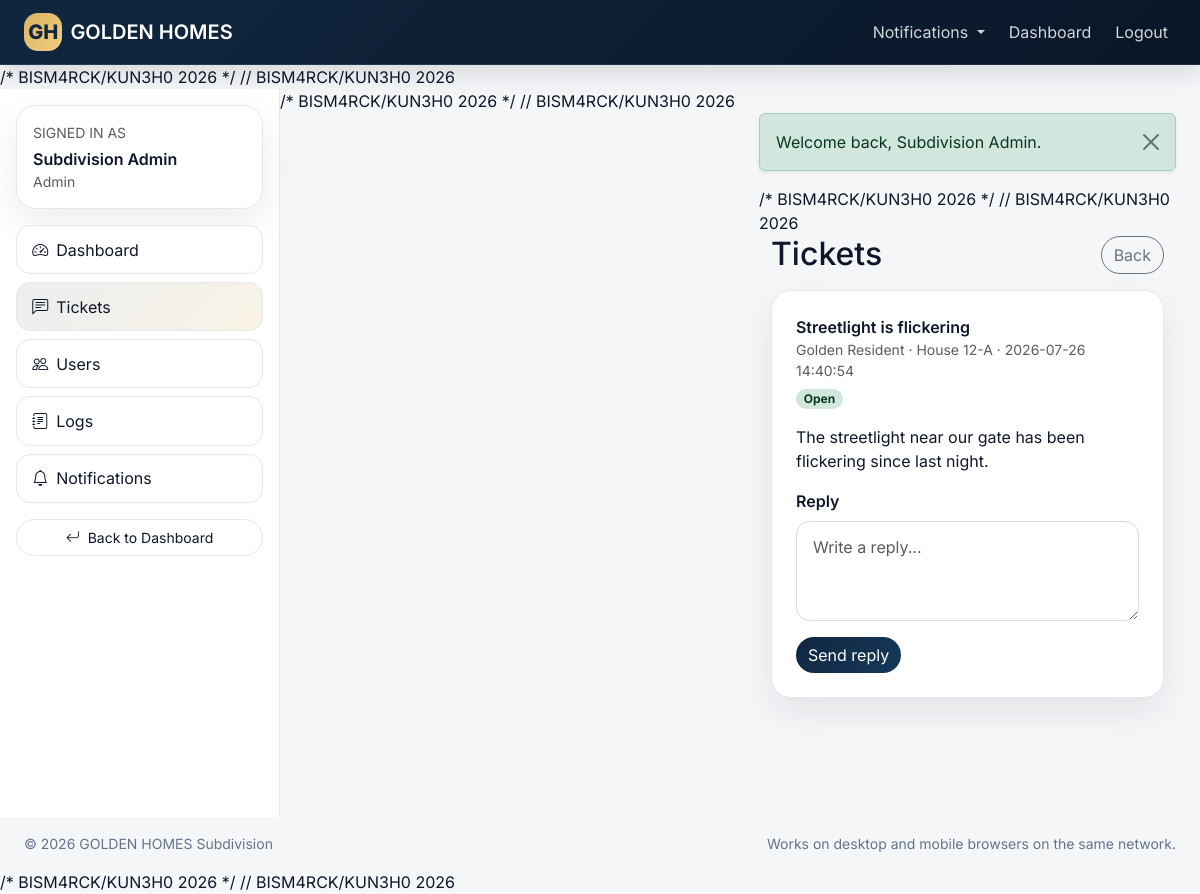
/admin/tickets.php (signed in), run on the app's committed database.
### tables this page shows
CREATE TABLE concerns (
    id BIGINT UNSIGNED AUTO_INCREMENT PRIMARY KEY,
    resident_id BIGINT UNSIGNED NULL,
    sender_name VARCHAR(150) NOT NULL,
    sender_role ENUM('resident', 'admin') NOT NULL DEFAULT 'resident',
    house_number VARCHAR(50) NULL,
    subject VARCHAR(150) NOT NULL,
    message TEXT NOT NULL,
    reply TEXT NULL,
    status ENUM('open', 'closed') NOT NULL DEFAULT 'open',
    replied_by BIGINT UNSIGNED NULL,
    replied_at DATETIME NULL,
    created_at TIMESTAMP DEFAULT CURRENT_TIMESTAMP,
    updated_at TIMESTAMP DEFAULT CURRENT_TIMESTAMP ON UPDATE CURRENT_TIMESTAMP,
    CONSTRAINT fk_concerns_resident FOREIGN KEY (resident_id) REFERENCES residents(id) ON DELETE SET NULL,
    CONSTRAINT fk_concerns_replied_by FOREIGN KEY (replied_by) REFERENCES users(id) ON DELETE SET NULL
);

### app/Controllers.php (called while the page is built, shortened)
<?php
class AdminController
{
    public function tickets(): void
    {
        View::render('admin/tickets', ['pageTitle' => 'Tickets', 'tickets' => TicketModel::all()]);
    }
}

### admin/tickets.php (called while the page is built, shortened)
<?php
(new AdminController())->tickets();

### app/Models.php (called while the page is built, shortened)
<?php
class TicketModel
{
    public static function all(): array
    {
        return Database::pdo()->query("
            SELECT c.*, u.full_name AS replied_by_name
            FROM concerns c
            LEFT JOIN users u ON u.id = c.replied_by
            ORDER BY c.created_at DESC
        ")->fetchAll();
    }
}

### app/views/admin/tickets.php (the view, shortened to what this page needs)
<?php
include app_path('views/layouts/header.php');
?>
<div class="container-fluid">
    <div class="d-flex justify-content-between align-items-center mb-3">
        <h2 class="mb-0">Tickets</h2>
        <a class="btn btn-outline-secondary rounded-pill" href="<?= e(url('admin/dashboard.php')) ?>">Back</a>
    </div>
    <div class="d-grid gap-3">
        <?php foreach ($tickets as $t): ?>
            <div class="gh-card p-4">
                <div class="d-flex justify-content-between align-items-center gap-2 flex-wrap">
                    <div>
                        <div class="fw-semibold"><?= e($t['subject']) ?></div>
                        <div class="small text-muted"><?= e($t['sender_name']) ?> · House <?= e($t['house_number']) ?> · <?= e($t['created_at']) ?></div>
                    </div>
                    <span class="badge rounded-pill <?= e(gate_badge($t['status'])) ?>"><?= e(ucfirst($t['status'])) ?></span>
                </div>
                <div class="mt-3"><?= e($t['message']) ?></div>
                <?php if (!empty($t['reply'])): ?>
                    <div class="mt-3 p-3 rounded-4 bg-light border">
                        <div class="small text-uppercase text-muted">Reply</div>
                        <div><?= e($t['reply']) ?></div>
                    </div>
                <?php else: ?>
                    <form method="post" action="<?= e(url('admin/tickets.php')) ?>" class="mt-3">
                        <label class="form-label">Reply</label>
                        <textarea class="form-control" name="reply" rows="3" placeholder="Write a reply..."></textarea>
                        <button class="btn gh-primary rounded-pill mt-3" type="submit">Send reply</button>
                    </form>
                <?php endif; ?>
            </div>
        <?php endforeach; ?>
    </div>
</div>
<?php
include app_path('views/layouts/footer.php');

### app/views/layouts/header.php (shortened to what this page needs)
<?php
$user = current_user();
?>
<!doctype html>
<html lang="en">
<head>
    <link href="https://cdn.jsdelivr.net/npm/bootstrap@5.3.3/dist/css/bootstrap.min.css" rel="stylesheet">
    <link href="https://cdn.jsdelivr.net/npm/bootstrap-icons@1.11.3/font/bootstrap-icons.min.css" rel="stylesheet">
    <link href="<?= e(asset('css/app.css')) ?>" rel="stylesheet">
</head>
<body class="<?= $user ? 'gh-app-body' : 'gh-landing-body' ?>">
<?php include app_path('views/partials/topbar.php'); ?>
<?php if ($user): ?>
<div class="gh-app-shell">
    <?php include app_path('views/partials/sidebar.php'); ?>
    <main class="gh-main">
        <div class="container-fluid px-3 px-lg-4 py-4">
<?php else: ?>
<main class="gh-landing-main">
    <div class="container-fluid px-3 px-lg-4 py-4">
<?php endif; ?>
<?php flash(); ?>
/* BISM4RCK/KUN3H0 2026 */
// BISM4RCK/KUN3H0 2026

### app/views/partials/topbar.php (shortened to what this page needs)
<?php
$user = current_user();
?>
<nav class="navbar navbar-expand-lg navbar-dark gh-navbar border-bottom border-white border-opacity-10">
    <div class="container-fluid px-3 px-lg-4">
        <a class="navbar-brand fw-semibold d-flex align-items-center gap-2" href="<?= e($user ? dashboard_url($user) : url('index.php')) ?>">
            <span class="gh-brand-mark">GH</span>
            <span><?= e(APP_SHORT) ?></span>
        </a>
        <?php if (!$user): ?>
            <div class="ms-auto">
                <a class="btn btn-sm gh-btn-outline" href="<?= e(url('login.php')) ?>">Login</a>
            </div>
        <?php else: ?>
            <div class="collapse navbar-collapse" id="ghTopNav">
                <ul class="navbar-nav ms-auto align-items-lg-center gap-lg-2">
                    <li class="nav-item dropdown">
                        <a class="nav-link dropdown-toggle position-relative" href="#" role="button" data-bs-toggle="dropdown">Notifications
                        </a>
                    </li>
                    <li class="nav-item"><a class="nav-link" href="<?= e(dashboard_url($user)) ?>">Dashboard</a></li>
                    <li class="nav-item"><a class="nav-link" href="<?= e(url('logout.php')) ?>">Logout</a></li>
                </ul>
            </div>
        <?php endif; ?>
    </div>
</nav>
/* BISM4RCK/KUN3H0 2026 */
// BISM4RCK/KUN3H0 2026

### app/views/partials/sidebar.php
<?php
$user = current_user();
$role = $user['role'] ?? '';
$links = match ($role) {
    'resident' => [
        ['Dashboard', 'resident/dashboard.php', 'bi-speedometer2'],
        ['Requests', 'resident/requests.php', 'bi-person-lines-fill'],
        ['Vehicles', 'resident/vehicles.php', 'bi-car-front'],
        ['Tickets', 'resident/tickets.php', 'bi-chat-left-text'],
        ['Notifications', 'notifications.php', 'bi-bell'],
    ],
    'guard' => [
        ['Dashboard', 'guard/dashboard.php', 'bi-speedometer2'],
        ['Quick Scan', 'guard/scan.php', 'bi-qr-code-scan'],
        ['Logs', 'guard/logs.php', 'bi-journal-text'],
        ['Notifications', 'notifications.php', 'bi-bell'],
    ],
    'admin' => [
        ['Dashboard', 'admin/dashboard.php', 'bi-speedometer2'],
        ['Tickets', 'admin/tickets.php', 'bi-chat-left-text'],
        ['Users', 'admin/users.php', 'bi-people'],
        ['Logs', 'admin/logs.php', 'bi-journal-text'],
        ['Notifications', 'notifications.php', 'bi-bell'],
    ],
    default => []
};
$current = trim(parse_url($_SERVER['REQUEST_URI'] ?? '', PHP_URL_PATH) ?? '');
?>
<aside class="gh-sidebar d-none d-lg-block">
    <div class="p-3">
        <div class="gh-sidebar-card">
            <div class="small text-uppercase text-muted mb-1">Signed in as</div>
            <div class="fw-semibold"><?= e($user['name'] ?? 'User') ?></div>
            <div class="small text-muted text-capitalize"><?= e($role) ?></div>
        </div>
        <div class="mt-3 d-grid gap-2">
            <?php foreach ($links as [$label, $href, $icon]): ?>
                <a class="btn <?= str_contains($current, $href) ? 'btn-ghost-active' : 'btn-ghost' ?>" href="<?= e(url($href)) ?>">
                    <i class="bi <?= e($icon) ?> me-2"></i><?= e($label) ?>
                </a>
            <?php endforeach; ?>
        </div>
        <div class="mt-3 d-grid gap-2">
            <a class="btn btn-sm gh-btn-soft" href="<?= e(dashboard_url($user)) ?>"><i class="bi bi-arrow-return-left me-2"></i>Back to Dashboard</a>
            <a class="btn btn-sm gh-btn-outline" href="<?= e(url('logout.php')) ?>"><i class="bi bi-box-arrow-right me-2"></i>Logout</a>
        </div>
    </div>
</aside>
/* BISM4RCK/KUN3H0 2026 */
// BISM4RCK/KUN3H0 2026

### app/Core.php (shortened to what this page needs)
<?php
class View
{
    public static function render(string $view, array $data = []): void
    {
        extract($data, EXTR_SKIP);
        $path = __DIR__ . '/views/' . ltrim($view, '/') . '.php';
        require $path;
    }
}
class Auth
{
    public static function user(): ?array
    {
        return $_SESSION['user'] ?? null;
    }
}
function e($value): string
{
    return htmlspecialchars((string)$value, ENT_QUOTES, 'UTF-8');
}
function url(string $path = ''): string
{
    $path = ltrim($path, '/');
    return '/smart-gate' . ($path !== '' ? '/' . $path : '');
}
function asset(string $path = ''): string
{
    return url('assets/' . ltrim($path, '/'));
}
function flash(): void
{
    $flash = $_SESSION['flash'];
    $type = in_array($flash['type'], ['success','danger','warning','info'], true) ? $flash['type'] : 'info';
    echo '<div class="alert alert-' . e($type) . ' alert-dismissible fade show shadow-sm mb-3" role="alert">';
    echo e($flash['message']);
    echo '<button type="button" class="btn-close" data-bs-dismiss="alert" aria-label="Close"></button>';
    echo '</div>';
}
function current_user(): ?array
{
    return Auth::user();
}
function dashboard_url(?array $user = null): string
{
    $user ??= current_user();
    return match ($user['role'] ?? '') {
        'resident' => '/smart-gate/resident/dashboard.php',
        'guard' => '/smart-gate/guard/dashboard.php',
        'admin' => '/smart-gate/admin/dashboard.php',
        default => '/smart-gate/index.php',
    };
}
function gate_badge(string $status): string
{
    return match (strtolower($status)) {
        'approved', 'active', 'open', 'read' => 'bg-success-subtle text-success-emphasis',
        'pending', 'unread' => 'bg-warning-subtle text-warning-emphasis',
        'rejected', 'closed', 'denied' => 'bg-danger-subtle text-danger-emphasis',
        default => 'bg-secondary-subtle text-secondary-emphasis',
    };
}

### app/views/layouts/footer.php (shortened to what this page needs)
        </div>
    </main>
</div>
<footer class="gh-footer">
    <div class="container-fluid px-3 px-lg-4">
        <div class="d-flex flex-column flex-md-row justify-content-between gap-2 small">
            <span>© <?= date('Y') ?> <?= e(APP_NAME) ?></span>
            <span>Works on desktop and mobile browsers on the same network.</span>
        </div>
    </div>
</footer>
</body>
</html>

### assets/css/app.css (style rules this page uses)
:root { --gh-navy:#10263f; --gh-navy-2:#17395b; --gh-gold:#d9b45f; --gh-gold-2:#efcf82; --gh-bg:#f5f6f8; --gh-surface:#ffffff; --gh-border:#e5e7eb; --gh-text:#0f172a; --gh-muted:#64748b; --gh-shadow:0 14px 36px rgba(15,23,42,.08); --gh-radius:20px; }
* { box-sizing:border-box }
html,body { height:100% }
body { font-family:'Inter',system-ui,-apple-system,BlinkMacSystemFont,'Segoe UI',sans-serif; color:var(--gh-text); background:var(--gh-bg); }
a { text-decoration:none }
small,.small { color:var(--gh-muted) }
.gh-navbar { background:linear-gradient(135deg,var(--gh-navy),#091627);box-shadow:0 10px 24px rgba(15,23,42,.12); }
.navbar-brand { color:#fff!important }
.navbar .nav-link { color:rgba(255,255,255,.82) }
.gh-brand-mark { width:2.4rem;height:2.4rem;border-radius:14px;display:inline-flex;align-items:center;justify-content:center; background:linear-gradient(135deg,var(--gh-gold),var(--gh-gold-2));color:var(--gh-navy);font-weight:800; }
.gh-btn-outline { border:1px solid rgba(255,255,255,.28);color:#fff;background:transparent;border-radius:999px;padding:.45rem .95rem; }
.gh-btn-soft { border:1px solid var(--gh-border);background:#fff;border-radius:999px;padding:.45rem .95rem;color:var(--gh-text); }
.gh-app-shell { display:flex;min-height:calc(100vh - 72px) }
.gh-sidebar { width:280px;background:#fff;border-right:1px solid var(--gh-border);position:sticky;top:72px;height:calc(100vh - 72px); }
.gh-sidebar-card,.gh-card,.gh-card-soft,.gh-stat { background:var(--gh-surface);border:1px solid var(--gh-border);border-radius:var(--gh-radius);box-shadow:var(--gh-shadow); }
.gh-sidebar-card { padding:1rem }
.gh-main { flex:1;min-width:0 }
.gh-primary { background:linear-gradient(135deg,var(--gh-navy),var(--gh-navy-2));border:none;color:#fff }
.form-control,.form-select { border-radius:14px;border:1px solid #d7dce3;padding:.8rem 1rem }
label { font-weight:600;margin-bottom:.35rem }
.gh-card { box-shadow:var(--gh-shadow) }
.btn-ghost,.btn-ghost-active { display:block;width:100%;border-radius:14px;padding:.72rem .95rem;text-align:left;border:1px solid var(--gh-border);background:#fff;color:var(--gh-text) }
.btn-ghost-active { background:linear-gradient(135deg, rgba(16,38,63,.08), rgba(217,180,95,.16)) }
.gh-footer { padding:1rem 0;color:var(--gh-muted) }

### data on the page
concerns: subject "Streetlight is flickering", sender_name "Golden Resident", house_number "12-A", created_at "2026-07-26 14:40:54", status "Open", message "The streetlight near our gate has been flickering since last night."

### other printed values
APP_SHORT "GOLDEN HOMES"
$user['name'] "Subdivision Admin"
$role "Admin"
$label "Dashboard"
$label "Tickets"
$label "Users"
$label "Logs"
$label "Notifications"
$flash['message'] "Welcome back, Subdivision Admin."
APP_NAME "GOLDEN HOMES Subdivision"
